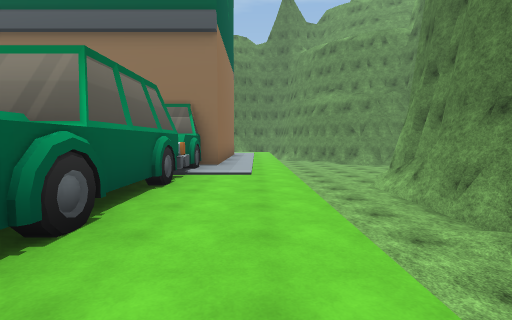
View 1 (above)

24 first-person views from a walk through a 3-D level made in the Unity game engine. The camera is 1.5 m above the floor, tilts 4° down and sees 85° across. The floor is counted in squares, 2 m on a side. Each view is taken from the middle of a square. On the plan, view 1 faces up. The plan holds only what a view shows up to about 10 squares ahead; the rest is blank. The place goes on beyond the plan. Some surface patterns are stand-ins.

View 2
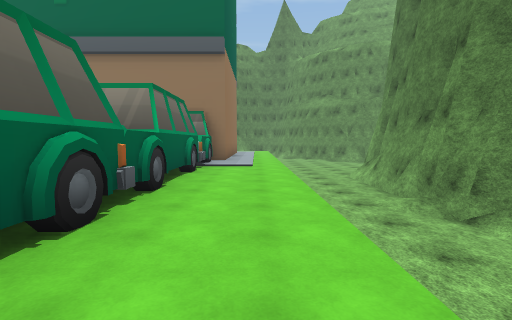

View 3
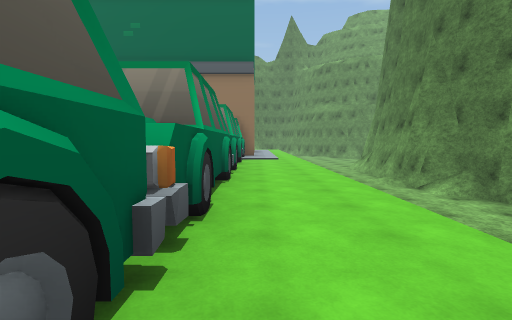

View 4
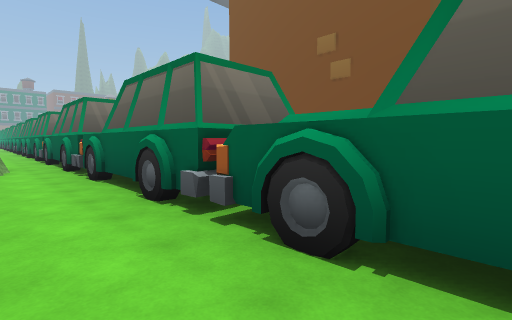

View 5
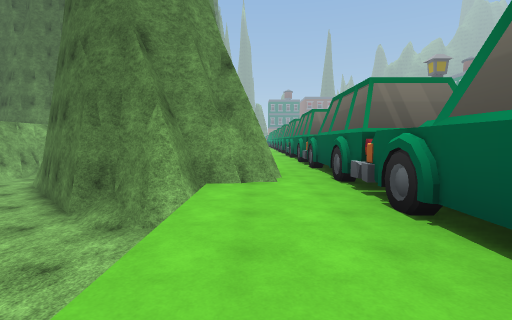

View 6
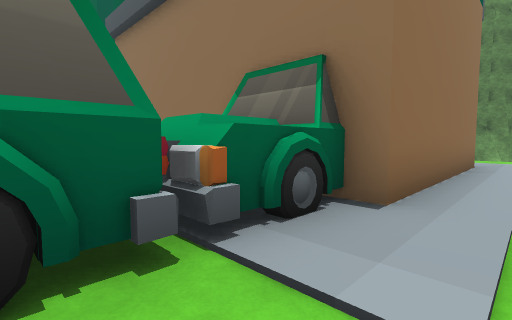

View 7
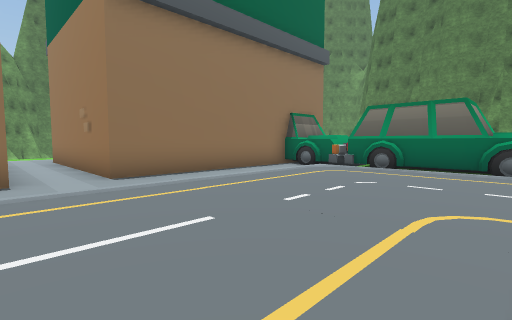

View 8
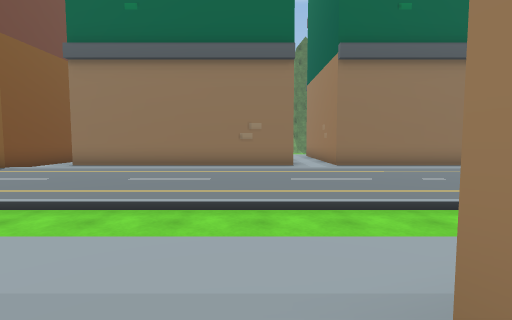

View 9
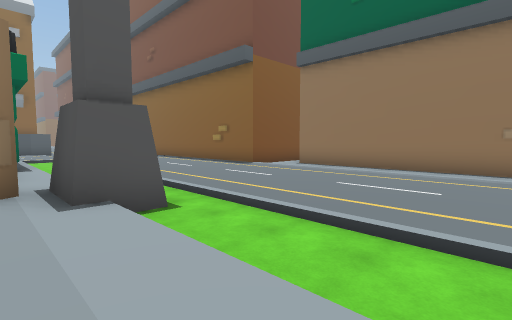

View 10
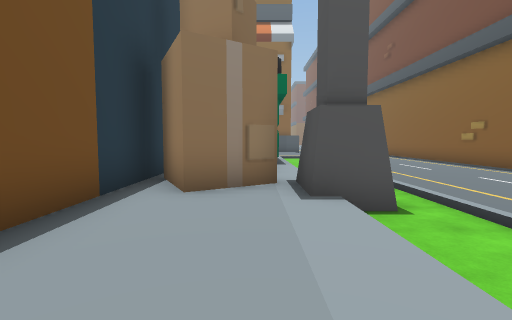

View 11
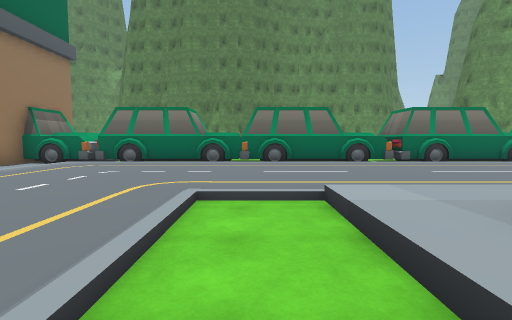

View 12
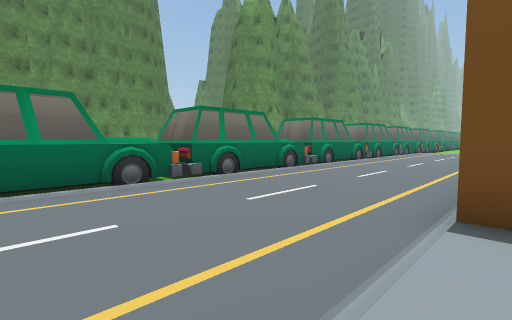

View 13
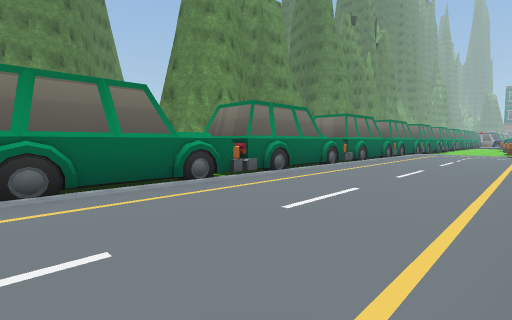

View 14
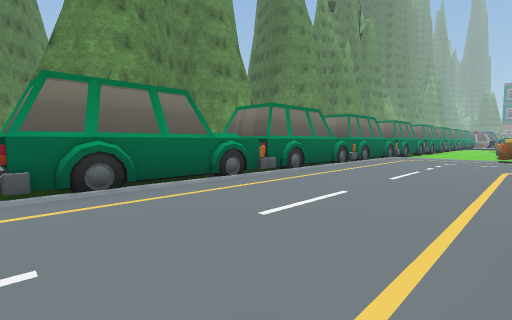

View 15
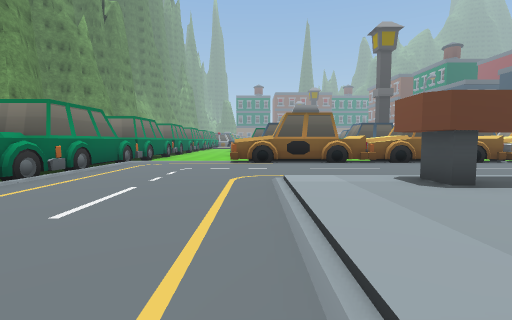

View 16
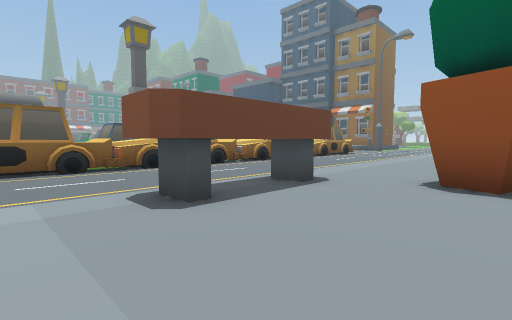

View 17
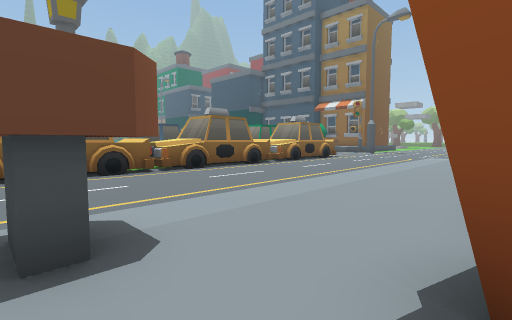

View 18
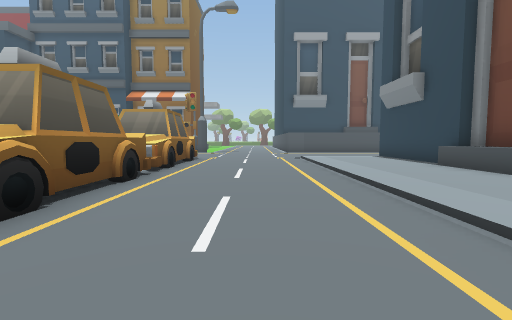

View 19
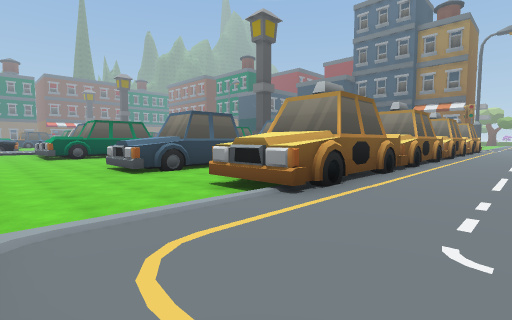

View 20
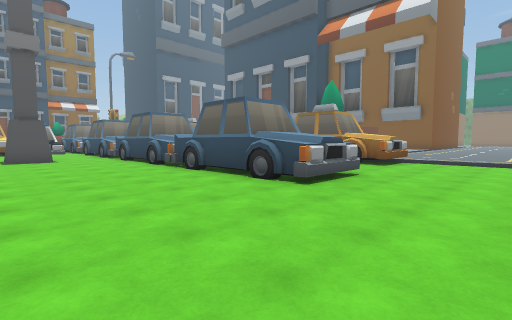

View 21
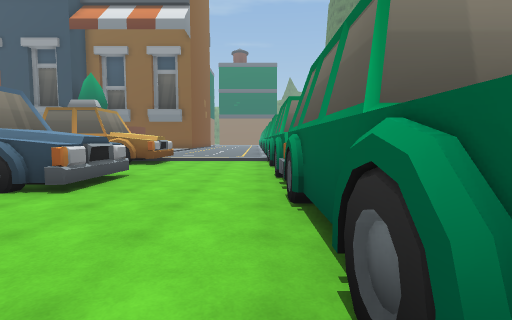

View 22
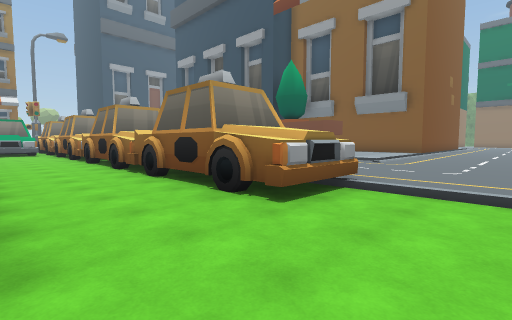

View 23
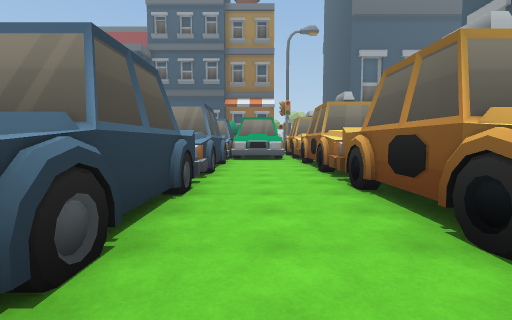

View 24
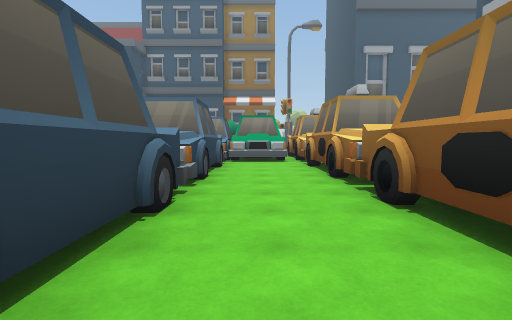

### Floor plan
Key: @ floor where view 1 was taken; # wall or solid block; . main floor; : floor 0.25 m higher than the main floor; - floor 0.25 m lower than the main floor; _ floor 1 m lower than the main floor; / step, stairs or slope; = window, fence, low wall or low ledge; ^ raised ledge; v drop or lower ground; B building.
Columns run from 25 left of view 1 to 3 right of it. Each row starts with its distance up from view 1.
 14               B B       B
 13               B B       B
 12               B B       B
 11               B B       B
 10               B B       B-vvv
  9               B B       B-vvv
  8      # BBBBBBBB BBBBBBB# -vvv
  7    ###---------------### -vvv
  6    ...................##--vvv
  5    ...................##--vvv
  4    ...................##--vvv
  3     ..................##--vv_
  2       ................##--vvv
  1  --      #-------.....##--vvv
  0  ///////##///////.....##-@vvv
 -1     #   #:::::: :.....##--vvv
 -2         ##::::# :.....##--vv
 -3        #####    #.....##--v
 -4                  .....##--
 -5                  .....##--v
 -6                  .....##--vv
 -7                  .....##--vvv
 -8                  .....##--vvv
 -9                  .....##-##^#
-10                  .....##-#
-11                  .....##-
-12    #^      #:::::.....##-
-13 ###^^#     #:::::.....##-
-14 :::::::::::::::::.....##-
-15 :::::::::::/###::.....#
-16 ////////////###//.....#
-17 ......................#
-18 ......................#
-19 ......................#
-20 ...=..................#
-21 ##################^///#
-22    ################---#
-23    #------------------#
-24    #------------------#
-25    #####^####^ ###^---#
-26            ##  ####---#
-27            ##^####^---#
-28           ------------#
-29           ------------#
-30         ##------------#
-31             ----------

Positions as (right, up) in squares from view 1, and headings:
1: (0, 0), facing up
2: (0, -2), facing up
3: (-1, -5), facing up
4: (0, -1), facing down-left
5: (0, -4), facing down
6: (0, 5), facing up-left
7: (-11, 2), facing up-right
8: (-12, -2), facing up
9: (-12, -1), facing up-left
10: (-12, -1), facing left
11: (-12, 1), facing right
12: (-9, 0), facing down-right
13: (-8, -4), facing down-right
14: (-8, -8), facing down-right
15: (-8, -11), facing down
16: (-9, -12), facing down-left
17: (-13, -13), facing down-left
18: (-15, -18), facing left
19: (-4, -18), facing down-left
20: (-4, -31), facing up-left
21: (-4, -31), facing up
22: (-5, -25), facing up-left
23: (-11, -24), facing left
24: (-12, -24), facing left
